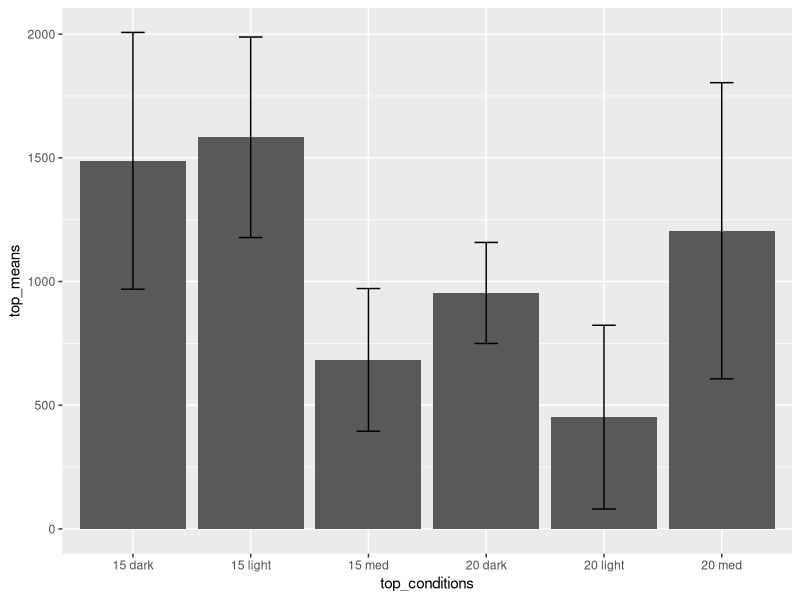

The R source for this figure:
## ---- chunk 1
#install.packages("tidyverse", "knitr", "here", "ggplot2")
library(tidyverse) 
library(knitr)
library(here)
library(ggplot2)
library(dplyr)
## ---- chunk 2
DataDictionary <-read_csv(file = here("Data", "RawData", "vert_migration.csv"))
kable(DataDictionary)
## ---- chunk 3
DataDictionary$Chl_cm2 <- (DataDictionary$Fluorescence_Reading*DataDictionary$VolSol_mL) / DataDictionary$Tissue_Area_cm2
kable(DataDictionary)
## ---- chunk 4
temp <- c(20, 15)
sheet <- "top"
condition <-c("dark", "med", "light")
time <- 202410101430

top_means <-c()
top_std <-c()
top_conditions<-c()

for (y in 1:2) {
  for (x in 1:3) {
    sub_data <- filter(DataDictionary, Temp_C == temp[[y]], Top_Bottom == sheet, Light == condition[[x]], Chl_cm2 > 0, YYYYMMDDHHMM == time)
    top_means <-append(top_means, mean(sub_data$Chl_cm2))
    top_std <-append(top_std, sd(sub_data$Chl_cm2))
    top_conditions <-append(top_conditions, paste(temp[[y]], condition[[x]]))
  }
}

kable(sub_data)
#print(top_std)
## ---- chunk 5
data <- data.frame(top_conditions, top_means)
ggplot(data, aes(x=top_conditions, y=top_means)) + 
  geom_bar(stat = "identity") +
  geom_errorbar(aes(ymin=top_means-top_std, ymax=top_means+top_std), width=.2,
                 position=position_dodge(.9))
 
